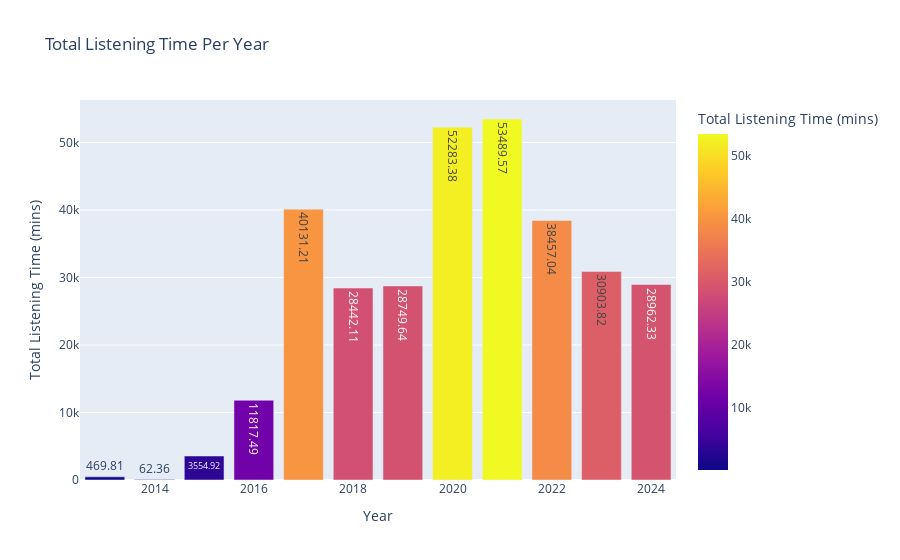

Here is the notebook cell this chart was saved with:
### Code cell
# Mins played per year

mins_played_per_year = df.groupby('year').agg(total_listening_time=('ms_played', 'sum')).reset_index()
mins_played_per_year['minutes_listened'] = (mins_played_per_year['total_listening_time'] / 60000).round(2)

fig00 = px.bar(mins_played_per_year,
             x='year',
             y='minutes_listened',
             title='Total Listening Time Per Year',
             labels={'minutes_listened': 'Total Listening Time (mins)', 'year': 'Year'},
             text='minutes_listened',
             color='minutes_listened',
             color_continuous_scale=px.colors.sequential.Plasma)

fig00.update_layout(
    width=1000,
    height=400,
    margin=dict(l=20, r=20, t=50, b=0)
)
fig00.show()

### Figure 1 — Plotly figure (JSON) as saved in the notebook; plotly's stock layout.template omitted (floating-point values rounded to 4 significant figures)
{"data": [{"hovertemplate": "Year=%{x}<br>Total Listening Time (mins)=%{marker.color}<extra></extra>", "legendgroup": "", "marker": {"color": [469.8, 62.36, 3555.0, 11820.0, 40130.0, 28440.0, 28750.0, 52280.0, 53490.0, 38460.0, 30900.0, 28960.0], "coloraxis": "coloraxis", "pattern": {"shape": ""}}, "name": "", "orientation": "v", "showlegend": false, "text": [469.8, 62.36, 3555.0, 11820.0, 40130.0, 28440.0, 28750.0, 52280.0, 53490.0, 38460.0, 30900.0, 28960.0], "textposition": "auto", "type": "bar", "x": [2013, 2014, 2015, 2016, 2017, 2018, 2019, 2020, 2021, 2022, 2023, 2024], "xaxis": "x", "y": [469.8, 62.36, 3555.0, 11820.0, 40130.0, 28440.0, 28750.0, 52280.0, 53490.0, 38460.0, 30900.0, 28960.0], "yaxis": "y"}], "layout": {"barmode": "relative", "coloraxis": {"colorbar": {"title": {"text": "Total Listening Time (mins)"}}, "colorscale": [[0, "#0d0887"], [0.1111, "#46039f"], [0.2222, "#7201a8"], [0.3333, "#9c179e"], [0.4444, "#bd3786"], [0.5556, "#d8576b"], [0.6667, "#ed7953"], [0.7778, "#fb9f3a"], [0.8889, "#fdca26"], [1, "#f0f921"]]}, "legend": {"tracegroupgap": 0}, "title": {"text": "Total Listening Time Per Year"}, "xaxis": {"anchor": "y", "domain": [0, 1], "title": {"text": "Year"}}, "yaxis": {"anchor": "x", "domain": [0, 1], "title": {"text": "Total Listening Time (mins)"}}}}
